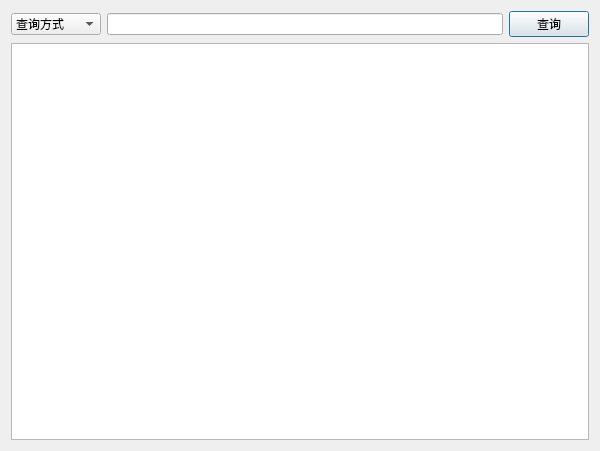
<?xml version="1.0" encoding="UTF-8"?>
<ui version="4.0">
 <class>StudentQueryDialog</class>
 <widget class="QDialog" name="StudentQueryDialog">
  <property name="geometry">
   <rect>
    <x>0</x>
    <y>0</y>
    <width>600</width>
    <height>451</height>
   </rect>
  </property>
  <property name="windowTitle">
   <string>学生查询</string>
  </property>
  <layout class="QVBoxLayout" name="verticalLayout">
   <item>
    <layout class="QHBoxLayout" name="horizontalLayout">
     <item>
      <widget class="QComboBox" name="cb_selection">
       <item>
        <property name="text">
         <string>查询方式 </string>
        </property>
       </item>
       <item>
        <property name="text">
         <string>按姓名查询</string>
        </property>
       </item>
       <item>
        <property name="text">
         <string>按学号查询</string>
        </property>
       </item>
       <item>
        <property name="text">
         <string>按院系查询</string>
        </property>
       </item>
      </widget>
     </item>
     <item>
      <widget class="QLineEdit" name="le_content"/>
     </item>
     <item>
      <widget class="QPushButton" name="btn_search">
       <property name="text">
        <string>查询</string>
       </property>
      </widget>
     </item>
    </layout>
   </item>
   <item>
    <widget class="QTableView" name="tableView"/>
   </item>
  </layout>
 </widget>
 <layoutdefault spacing="6" margin="11"/>
 <resources/>
 <connections/>
</ui>
